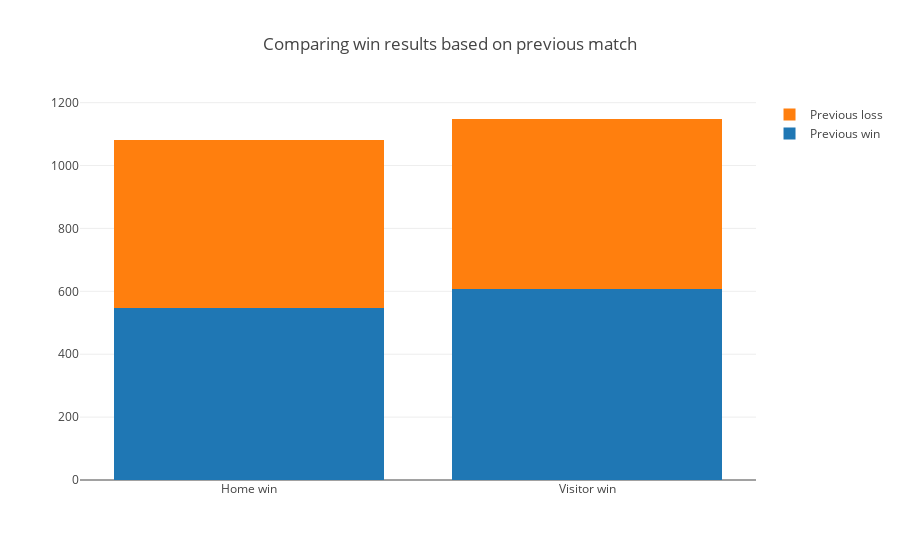

Write notebook code for a chart like this one.
### Markdown cell above
Also let's look if previus game attribut helps to determen which team will win.

### Code cell
home_res = data[ data['result'] == True].groupby( 'home-last-game').size()
away_res = data[ data['result'] == False].groupby( 'visitor-last-game').size()

previous_win = go.Bar(
    x=['Home win', 'Visitor win'],
    y=[home_res[1], away_res[1]],
    name='Previous win'
)
previous_loss = go.Bar(
    x=['Home win', 'Visitor win'],
    y=[home_res[0], away_res[0]],
    name='Previous loss'
)

plot_data = [previous_win, previous_loss]
layout = go.Layout(
    barmode='stack',
    title = 'Comparing win results based on previous match'
)

fig = go.Figure(data=plot_data, layout=layout)
iplot(fig, filename='stacked-bar')

### Figure 1 — Plotly figure (JSON) as saved in the notebook; plotly's stock layout.template omitted (floating-point values rounded to 4 significant figures)
{"data": [{"name": "Previous win", "type": "bar", "x": ["Home win", "Visitor win"], "y": [547, 608]}, {"name": "Previous loss", "type": "bar", "x": ["Home win", "Visitor win"], "y": [535, 540]}], "layout": {"barmode": "stack", "title": "Comparing win results based on previous match"}}
